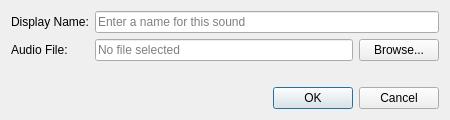
<?xml version="1.0" encoding="UTF-8"?>
<ui version="4.0">
 <class>AddSoundDialog</class>
 <widget class="QDialog" name="AddSoundDialog">
  <property name="geometry">
   <rect>
    <x>0</x>
    <y>0</y>
    <width>450</width>
    <height>120</height>
   </rect>
  </property>
  <property name="windowTitle">
   <string>Add Sound</string>
  </property>
  <property name="modal">
   <bool>true</bool>
  </property>
  <layout class="QVBoxLayout" name="verticalLayout">
   <item>
    <layout class="QFormLayout" name="formLayout">
     <item row="0" column="0">
      <widget class="QLabel" name="lblName">
       <property name="text">
        <string>Display Name:</string>
       </property>
      </widget>
     </item>
     <item row="0" column="1">
      <widget class="QLineEdit" name="txtName">
       <property name="placeholderText">
        <string>Enter a name for this sound</string>
       </property>
      </widget>
     </item>
     <item row="1" column="0">
      <widget class="QLabel" name="lblFile">
       <property name="text">
        <string>Audio File:</string>
       </property>
      </widget>
     </item>
     <item row="1" column="1">
      <layout class="QHBoxLayout" name="fileLayout">
       <item>
        <widget class="QLineEdit" name="txtFilePath">
         <property name="readOnly">
          <bool>true</bool>
         </property>
         <property name="placeholderText">
          <string>No file selected</string>
         </property>
        </widget>
       </item>
       <item>
        <widget class="QPushButton" name="btnBrowse">
         <property name="text">
          <string>Browse...</string>
         </property>
         <property name="minimumWidth">
          <number>80</number>
         </property>
        </widget>
       </item>
      </layout>
     </item>
    </layout>
   </item>
   <item>
    <widget class="QDialogButtonBox" name="buttonBox">
     <property name="orientation">
      <enum>Qt::Horizontal</enum>
     </property>
     <property name="standardButtons">
      <set>QDialogButtonBox::Cancel|QDialogButtonBox::Ok</set>
     </property>
    </widget>
   </item>
  </layout>
 </widget>
 <resources/>
 <connections>
  <connection>
   <sender>buttonBox</sender>
   <signal>accepted()</signal>
   <receiver>AddSoundDialog</receiver>
   <slot>accept()</slot>
   <hints>
    <hint type="sourcelabel">
     <x>248</x>
     <y>254</y>
    </hint>
    <hint type="destinationlabel">
     <x>157</x>
     <y>274</y>
    </hint>
   </hints>
  </connection>
  <connection>
   <sender>buttonBox</sender>
   <signal>rejected()</signal>
   <receiver>AddSoundDialog</receiver>
   <slot>reject()</slot>
   <hints>
    <hint type="sourcelabel">
     <x>316</x>
     <y>260</y>
    </hint>
    <hint type="destinationlabel">
     <x>286</x>
     <y>274</y>
    </hint>
   </hints>
  </connection>
 </connections>
</ui>
